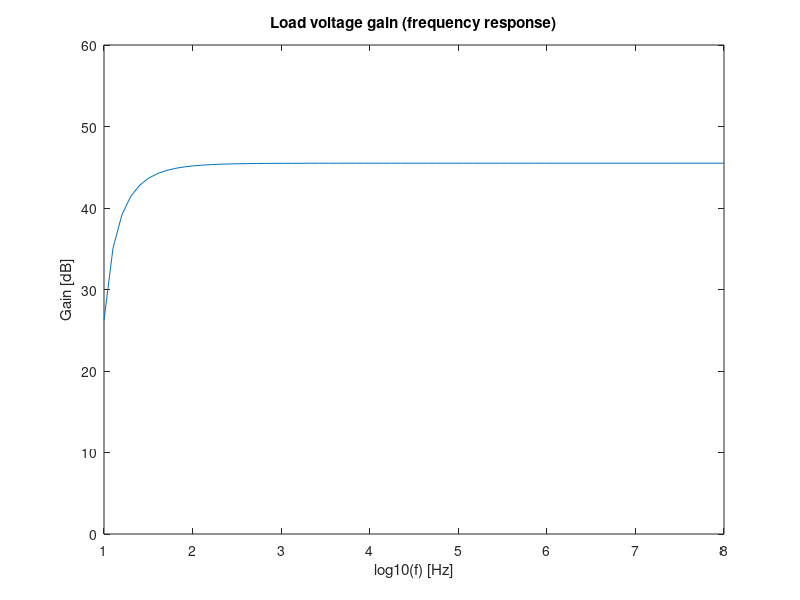

This figure's MATLAB source:
%gain stage

VT=25e-3
BFN=178.7
VAFN=69.7
RE1=200
RC1=950
RB1=80000
RB2=20000
VBEON=0.7
VCC=12
RS=100

fid = fopen("initialdata_tab.tex","w")
fprintf(fid, "VT & %f \\\\ \\hline \n", VT)
fprintf(fid, "BFN& %f \\\\ \\hline \n", BFN)
fprintf(fid, "VAFN& %f \\\\ \\hline \n", VAFN)
fprintf(fid, "RE1& %f \\\\ \\hline \n", RE1)
fprintf(fid, "RC1& %f \\\\ \\hline \n", RC1)
fprintf(fid, "RB1& %f \\\\ \\hline \n", RB1)
fprintf(fid, "RB2& %f \\\\ \\hline \n", RB2)
fprintf(fid, "VBEON& %f \\\\ \\hline \n", VBEON)
fprintf(fid, "VCC& %f \\\\ \\hline \n", VCC)
fprintf(fid, "RS& %f \\\\ \\hline \n", RS)
fclose(fid)

%Operating point

RB=1/(1/RB1+1/RB2)
VEQ=RB2/(RB1+RB2)*VCC
IB1=(VEQ-VBEON)/(RB+(1+BFN)*RE1)
IC1=BFN*IB1
IE1=(1+BFN)*IB1
VE1=RE1*IE1
VO1=VCC-RC1*IC1
VCE=VO1-VE1

fid = fopen("th_data_tab.tex","w")
fprintf(fid, "RB & %f \\\\ \\hline \n", RB)
fprintf(fid, "VEQ&%f \\\\ \\hline \n", VEQ)
fprintf(fid, "IB1&%f \\\\ \\hline \n", IB1)
fprintf(fid, "IC1&%f \\\\ \\hline \n", IC1)
fprintf(fid, "IE1&%f \\\\ \\hline \n", IE1)
fprintf(fid, "VE1&%f \\\\ \\hline \n", VE1)
fprintf(fid, "VO1&%f \\\\ \\hline \n", VO1)
fprintf(fid, "VCE&%f \\\\ \\hline \n", VCE)
fclose(fid)

%Incremental

gm1=IC1/VT
rpi1=BFN/gm1
ro1=VAFN/IC1

ZI1 = 1/((1/RB)+(1/rpi1))
ZO1 = 1/((1/RC1)+(1/ro1))
AV1 = - gm1*ZO1*(ZI1/(ZI1+RS))
AV1dB = 20*log10(abs(AV1))

fid = fopen("gain_tab.tex","w")
fprintf(fid, "Gm & %f \\\\ \\hline \n", gm1)
fprintf(fid, "Rpi&%f \\\\ \\hline \n", rpi1)
fprintf(fid, "ro&%f \\\\ \\hline \n", ro1)
fprintf(fid, "Input impedance&%f \\\\ \\hline \n", ZI1)
fprintf(fid, "Output impedance&%f \\\\ \\hline \n", ZO1)
fprintf(fid, "Gain&%f \\\\ \\hline \n", AV1)
fprintf(fid, "Gain&%fdB \\\\ \\hline \n", AV1dB)
fclose(fid)

%output stage

%Operating point

BFP = 227.3
VAFP = 37.2
RE2 = 50
VEBON = 0.7
VI2 = VO1
IE2 = (VCC-VEBON-VI2)/RE2
IC2 = BFP/(BFP+1)*IE2
VO2 = VCC - RE2*IE2

%Incremental

gm2 = IC2/VT
go2 = IC2/VAFP
gpi2 = gm2/BFP
ge2 = 1/RE2

AV2 = (gm2+gpi2)/(gm2+gpi2+go2+ge2)
AV2dB = 20*log10(AV2)
ZI2=(1/gpi2)/(1-AV2)
ZO2 = 1/(gm2+gpi2+go2+ge2)

fid = fopen("output_tab.tex","w")
fprintf(fid, "Gm & %f \\\\ \\hline \n", gm2)
fprintf(fid, "gpi&%f \\\\ \\hline \n", gpi2)
fprintf(fid, "go&%f \\\\ \\hline \n", go2)
fprintf(fid, "Input impedance&%f \\\\ \\hline \n", ZI2)
fprintf(fid, "Output impedance&%f \\\\ \\hline \n", ZO2)
fprintf(fid, "Gain&%f \\\\ \\hline \n", AV2)
fprintf(fid, "Gain&%fdB \\\\ \\hline \n", AV2dB)
fclose(fid)

%Circuito geral

rpi2=1/gpi2

ZI=ZI1
ZO = 1/(go2+(gm2*(rpi2/(rpi2+ZO1)))+ge2+(1/(rpi2+ZO1)))

prep1=1/(rpi2+ZO1)
prep2=(gm2*rpi2)/(rpi2+ZO1)
AV=(prep1+prep2)/(prep1+ge2+go2+prep2)*AV1
AVdB=20*log10(abs(AV))

fid = fopen("circuit_tab.tex","w")
fprintf(fid, "Gain&%f \\\\ \\hline \n", AV)
fprintf(fid, "Gain&%fdB \\\\ \\hline \n", AVdB)
fclose(fid)

%frequency response

f=logspace(1,8,70)
w=2*pi*f

R_in=100
C_i=0.0001
R1=80000
R2=20000
R_C=950
R_E=200
C_b=0.0025
R_out=50
C_o=0.0007
R_L=8


for i=1:length(f)

Z_Ci=1./(i*C_i*w(i))
Z_Cb=1./(i*C_b*w(i))
Z_Co=1./(i*C_o*w(i))

Z1=R_in+Z_Ci
Z2=1/((1/R1)+(1/R2))
Z3=1./((1/R_E)+(1./Z_Cb))

gpi1=1/rpi1
gZ2=1./Z2
gZ1=1./Z1
gZ3=1./Z3
go1=1/ro1
gRC=1/R_C
gR_out=1/R_out


A=[gpi1+gZ2+gZ1 0 -gpi1 0 ; gm1 go1+gRC+gpi2 -(go1+gm1) -gpi2 ; (gpi1+gm1) go1 -(gpi1+gm1+gZ3) 0 ; 0 (gpi2+gm2) 0 -(go2+gR_out+gm2+gpi2)]


b=[gZ1 0 0 0]
b=b'

R=A\b

Vi=1
I=(Vi-R(1))/Z1


Vs=Vi-I*R_in


Vo(i)=(R_L/(R_L+Z_Co))*R(4)

T=Vo/Vs

endfor

T_M=20*log10(abs(T))

yi=max(T_M)-3
xi=interp1(T_M,f,yi)


figure
plot(log10(f),T_M)
title("Load voltage gain (frequency response)")
xlabel("log10(f) [Hz]")
xlim([1 8])
ylabel("Gain [dB]")
ylim([0 60])
print("Gain.eps", "-depsc")
ylabel("Gain [dB]")
ylim([0 60])
